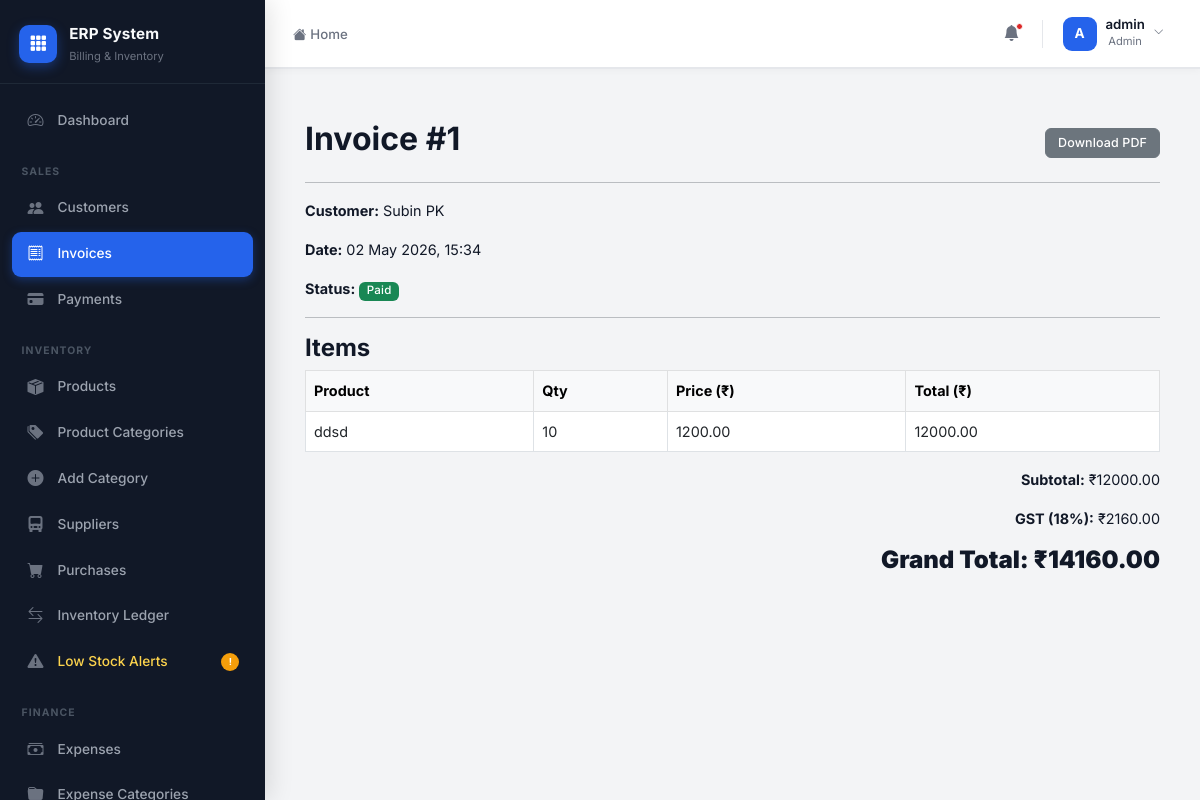
Page /invoices/1/ (signed in) on the committed database.
### accounts/models.py (models this page shows)
class CustomUser(AbstractUser):
    ROLE_CHOICES = (
        ('admin', 'Admin'),
        ('staff', 'Staff'),
        ('accountant', 'Accountant'),
    )
    role = models.CharField(max_length=20, choices=ROLE_CHOICES, default='staff')
    phone = models.CharField(max_length=15, blank=True, null=True)

### invoices/models.py (models this page shows, shortened)
class Invoice(models.Model):
    STATUS_CHOICES = (
        ('paid', 'Paid'),
        ('unpaid', 'Unpaid'),
        ('partial', 'Partial Payment'),
    )
    customer = models.ForeignKey(
        Customer,
        on_delete=models.CASCADE
    )
    created_by = models.ForeignKey(
        CustomUser,
        on_delete=models.SET_NULL,
        null=True,
        blank=True
    )
    date = models.DateTimeField(
        auto_now_add=True
    )
    total_amount = models.DecimalField(
        max_digits=12,
        decimal_places=2,
        default=0
    )
    gst_amount = models.DecimalField(
        max_digits=12,
        decimal_places=2,
        default=0
    )
    grand_total = models.DecimalField(
        max_digits=12,
        decimal_places=2,
        default=0
    )
    status = models.CharField(
        max_length=20,
        choices=STATUS_CHOICES,
        default='unpaid'
    )
    class Meta:
        ordering = ['-id']

class InvoiceItem(models.Model):
    invoice = models.ForeignKey(
        Invoice,
        on_delete=models.CASCADE,
        related_name='items'
    )
    product = models.ForeignKey(
        Product,
        on_delete=models.CASCADE
    )
    quantity = models.PositiveIntegerField()
    price = models.DecimalField(
        max_digits=12,
        decimal_places=2
    )
    class Meta:
        ordering = ['id']
    def get_total(self):
        return self.quantity * self.price

### customers/models.py (models this page shows, shortened)
class Customer(models.Model):
    name = models.CharField(max_length=255)
    email = models.EmailField(blank=True, null=True)
    phone = models.CharField(max_length=15)
    gst_number = models.CharField(max_length=15, blank=True, null=True)
    address = models.TextField()
    city = models.CharField(max_length=100)
    state = models.CharField(max_length=100)
    pincode = models.CharField(max_length=10)
    created_at = models.DateTimeField(auto_now_add=True)

### products/models.py (models this page shows, shortened)
class Product(models.Model):
    name = models.CharField(max_length=255)
    sku = models.CharField(max_length=50, unique=True)
    category = models.ForeignKey(Category, on_delete=models.SET_NULL, null=True)
    purchase_price = models.DecimalField(max_digits=10, decimal_places=2)
    selling_price = models.DecimalField(max_digits=10, decimal_places=2)
    stock = models.IntegerField(default=0)
    low_stock_threshold = models.IntegerField(default=5)
    created_at = models.DateTimeField(auto_now_add=True)

### invoices/views.py (the view)
# urls.py: path('<int:pk>/', invoice_detail, name='invoice_detail'),
@login_required
def invoice_detail(request, pk):
    invoice = get_object_or_404(Invoice, pk=pk)
    items = invoice.items.all()
    return render(request, 'invoices/invoice_detail.html', {
        'invoice': invoice,
        'items': items
    })

### templates/invoices/invoice_detail.html (shortened to what this page needs)
{% extends 'layouts/admin_base.html' %}
{% block admin_content %}
<div class="container mt-4">
    <div class="d-flex justify-content-between align-items-center">
        <h2>Invoice #{{ invoice.id }}</h2>
        <div>
            <a href="{% url 'invoice_pdf' invoice.id %}" class="btn btn-secondary btn-sm">
                Download PDF
            </a>
        </div>
    </div>
    <hr>
    <p><strong>Customer:</strong> {{ invoice.customer.name }}</p>
    <p><strong>Date:</strong> {{ invoice.date|date:"d M Y, H:i" }}</p>
    <p>
        <strong>Status:</strong>
        {% if invoice.status == 'paid' %}
            <span class="badge bg-success">Paid</span>
        {% elif invoice.status == 'partial' %}
            <span class="badge bg-warning text-dark">Partial</span>
        {% else %}
            <span class="badge bg-danger">Unpaid</span>
        {% endif %}
    </p>
    <hr>
    <h4>Items</h4>
    <table class="table table-bordered">
        <thead class="table-light">
            <tr>
                <th>Product</th>
                <th>Qty</th>
                <th>Price (₹)</th>
                <th>Total (₹)</th>
            </tr>
        </thead>
        <tbody>
        {% for item in items %}
        <tr>
            <td>{{ item.product.name }}</td>
            <td>{{ item.quantity }}</td>
            <td>{{ item.price }}</td>
            <td>{{ item.get_total }}</td>
        </tr>
        {% endfor %}
        </tbody>
    </table>
    <div class="text-end">
        <p><strong>Subtotal:</strong> ₹{{ invoice.total_amount }}</p>
        <p><strong>GST (18%):</strong> ₹{{ invoice.gst_amount }}</p>
        <h4><strong>Grand Total: ₹{{ invoice.grand_total }}</strong></h4>
    </div>
</div>
{% endblock %}

### templates/layouts/admin_base.html (shortened to what this page needs)
{% extends 'base.html' %}
{% block content %}
<div class="erp-shell">
    <aside class="erp-sidebar" id="erpSidebar">
        <div class="sidebar-logo">
            <div class="logo-icon">
                <i class="bi bi-grid-3x3-gap-fill"></i>
            </div>
            <div class="logo-text">
                <span class="logo-name">ERP System</span>
                <span class="logo-sub">Billing & Inventory</span>
            </div>
        </div>
        <nav class="sidebar-nav" id="sidebarNav">
            <a href="{% url 'admin_dashboard' %}"
               class="nav-item {% if request.resolver_match.url_name == 'admin_dashboard' %}active{% endif %}">
                <span class="nav-icon"><i class="bi bi-speedometer2"></i></span>
                <span class="nav-label">Dashboard</span>
            </a>
            <div class="nav-section-label">Sales</div>
            <a href="{% url 'customer_list' %}"
               class="nav-item {% if 'customer' in request.resolver_match.url_name %}active{% endif %}">
                <span class="nav-icon"><i class="bi bi-people-fill"></i></span>
                <span class="nav-label">Customers</span>
            </a>
            <a href="{% url 'invoice_list' %}"
               class="nav-item {% if 'invoice' in request.resolver_match.url_name %}active{% endif %}">
                <span class="nav-icon"><i class="bi bi-receipt"></i></span>
                <span class="nav-label">Invoices</span>
            </a>
            {% if request.user.role == 'admin' or request.user.role == 'accountant' %}
            <a href="{% url 'payment_list' %}"
               class="nav-item {% if 'payment' in request.resolver_match.url_name %}active{% endif %}">
                <span class="nav-icon"><i class="bi bi-credit-card-fill"></i></span>
                <span class="nav-label">Payments</span>
            </a>
            {% endif %}
            <div class="nav-section-label">Inventory</div>
            <a href="{% url 'product_list' %}"
               class="nav-item {% if request.resolver_match.url_name == 'product_list' %}active{% endif %}">
                <span class="nav-icon"><i class="bi bi-box-seam-fill"></i></span>
                <span class="nav-label">Products</span>
            </a>
            {% if request.user.role == 'admin' %}
            <a href="{% url 'category_list' %}"
               class="nav-item {% if 'category' in request.resolver_match.url_name %}active{% endif %}">
                <span class="nav-icon"><i class="bi bi-tags-fill"></i></span>
                <span class="nav-label">Product Categories</span>
            </a>
            <a href="{% url 'add_category' %}"
               class="nav-item {% if request.resolver_match.url_name == 'add_category' %}active{% endif %}">
                <span class="nav-icon"><i class="bi bi-plus-circle-fill"></i></span>
                <span class="nav-label">Add Category</span>
            </a>
            <a href="{% url 'supplier_list' %}"
               class="nav-item {% if 'supplier' in request.resolver_match.url_name %}active{% endif %}">
                <span class="nav-icon"><i class="bi bi-truck-front-fill"></i></span>
                <span class="nav-label">Suppliers</span>
            </a>
            <a href="{% url 'purchase_list' %}"
               class="nav-item {% if 'purchase' in request.resolver_match.url_name %}active{% endif %}">
                <span class="nav-icon"><i class="bi bi-cart-fill"></i></span>
                <span class="nav-label">Purchases</span>
            </a>
            {% endif %}
            <a href="{% url 'stock_movement_list' %}"
               class="nav-item {% if 'stock' in request.resolver_match.url_name %}active{% endif %}">
                <span class="nav-icon"><i class="bi bi-arrow-left-right"></i></span>
                <span class="nav-label">Inventory Ledger</span>
            </a>
            <a href="{% url 'product_list' %}" class="nav-item nav-warning">
                <span class="nav-icon"><i class="bi bi-exclamation-triangle-fill"></i></span>
                <span class="nav-label">Low Stock Alerts</span>
                <span class="nav-badge">!</span>
            </a>
            {% if request.user.role == 'admin' or request.user.role == 'accountant' %}
            <div class="nav-section-label">Finance</div>
            <a href="{% url 'expense_list' %}"
               class="nav-item {% if 'expense' in request.resolver_match.url_name %}active{% endif %}">
                <span class="nav-icon"><i class="bi bi-cash-stack"></i></span>
                <span class="nav-label">Expenses</span>
            </a>
            <a href="{% url 'expense_category_list' %}"
               class="nav-item {% if 'expense_category' in request.resolver_match.url_name %}active{% endif %}">
                <span class="nav-icon"><i class="bi bi-folder-fill"></i></span>
                <span class="nav-label">Expense Categories</span>
            </a>
            {% endif %}
        </nav>
    </aside>
    <div class="erp-main">
        <header class="erp-topbar">
            <div class="topbar-left">
                <nav aria-label="breadcrumb">
                    <ol class="breadcrumb mb-0">
                        <li class="breadcrumb-item">
                            <a href="{% url 'admin_dashboard' %}">
                                <i class="bi bi-house-fill me-1"></i>Home
                            </a>
                        </li>
                    </ol>
                </nav>
            </div>
            <div class="topbar-right">
                <button class="topbar-icon-btn" title="Notifications">
                    <i class="bi bi-bell-fill"></i>
                    <span class="notif-dot"></span>
                </button>
                <div class="dropdown">
                    <button class="topbar-user-btn dropdown-toggle" data-bs-toggle="dropdown" aria-expanded="false">
                        <div class="topbar-avatar">
                            {{ request.user.username|slice:":1"|upper }}
                        </div>
                        <div class="topbar-user-info d-none d-sm-block">
                            <div class="topbar-username">{{ request.user.username }}</div>
                            <div class="topbar-userrole">{{ request.user.role|title }}</div>
                        </div>
                        <i class="bi bi-chevron-down topbar-chevron d-none d-sm-block"></i>
                    </button>
                </div>
            </div>
        </header>
        <main class="erp-page-content page-content">
            {% block admin_content %}{% endblock %}
        </main>
    </div>
</div>
{% endblock %}

### templates/base.html (style rules this page uses)
:root { --primary: #2563EB; --primary-hover: #1D4ED8; --primary-light: #EFF6FF; --sidebar-bg: #111827; --sidebar-hover: #1F2937; --sidebar-active: #1F2937; --success: #16A34A; --danger: #DC2626; --warning: #F59E0B; --bg: #F3F4F6; --card-bg: #FFFFFF; --text-primary: #111827; --text-secondary: #6B7280; --border: #E5E7EB; --shadow-card: 0 4px 20px rgba(0,0,0,0.05); --shadow-sidebar: 4px 0 24px rgba(0,0,0,0.12); --radius-sm: 8px; --radius-md: 12px; --radius-lg: 16px; --topbar-h: 68px; --sidebar-w: 265px; --transition: all 0.22s cubic-bezier(0.4,0,0.2,1); }
*, *::before, *::after { box-sizing: border-box; }
body { font-family: 'Inter', sans-serif; background: var(--bg); color: var(--text-primary); font-size: 0.9rem; line-height: 1.6; -webkit-font-smoothing: antialiased; }
h1,h2,h3,h4,h5,h6 { font-weight: 700; color: var(--text-primary); }
a { text-decoration: none; }
.page-content { animation: fadeInUp 0.35s ease forwards; }
.btn { font-family: 'Inter', sans-serif; font-weight: 500; font-size: 0.85rem; border-radius: var(--radius-sm); padding: 0.45rem 1.1rem; transition: var(--transition); display: inline-flex; align-items: center; gap: 0.4rem; letter-spacing: 0.01em; }
.btn-sm { font-size: 0.78rem; padding: 0.3rem 0.75rem; border-radius: 6px; }
.badge { font-weight: 500; font-size: 0.72rem; padding: 0.32em 0.65em; border-radius: 6px; letter-spacing: 0.02em; }
.erp-topbar { height: var(--topbar-h); background: var(--card-bg); border-bottom: 1px solid var(--border); display: flex; align-items: center; justify-content: space-between; padding: 0 1.75rem; position: sticky; top: 0; z-index: 100; box-shadow: 0 1px 0 var(--border), 0 2px 8px rgba(0,0,0,0.04); }

### rows in the picture
CustomUser: user.username "A", user.username "admin", user.role "Admin"
Invoice: id "1", customer.name "Subin PK", date "02 May 2026, 15:34", total_amount "12000.00", gst_amount "2160.00", grand_total "14160.00"
InvoiceItem: product.name "ddsd", quantity "10", price "1200.00", get_total "12000.00"
